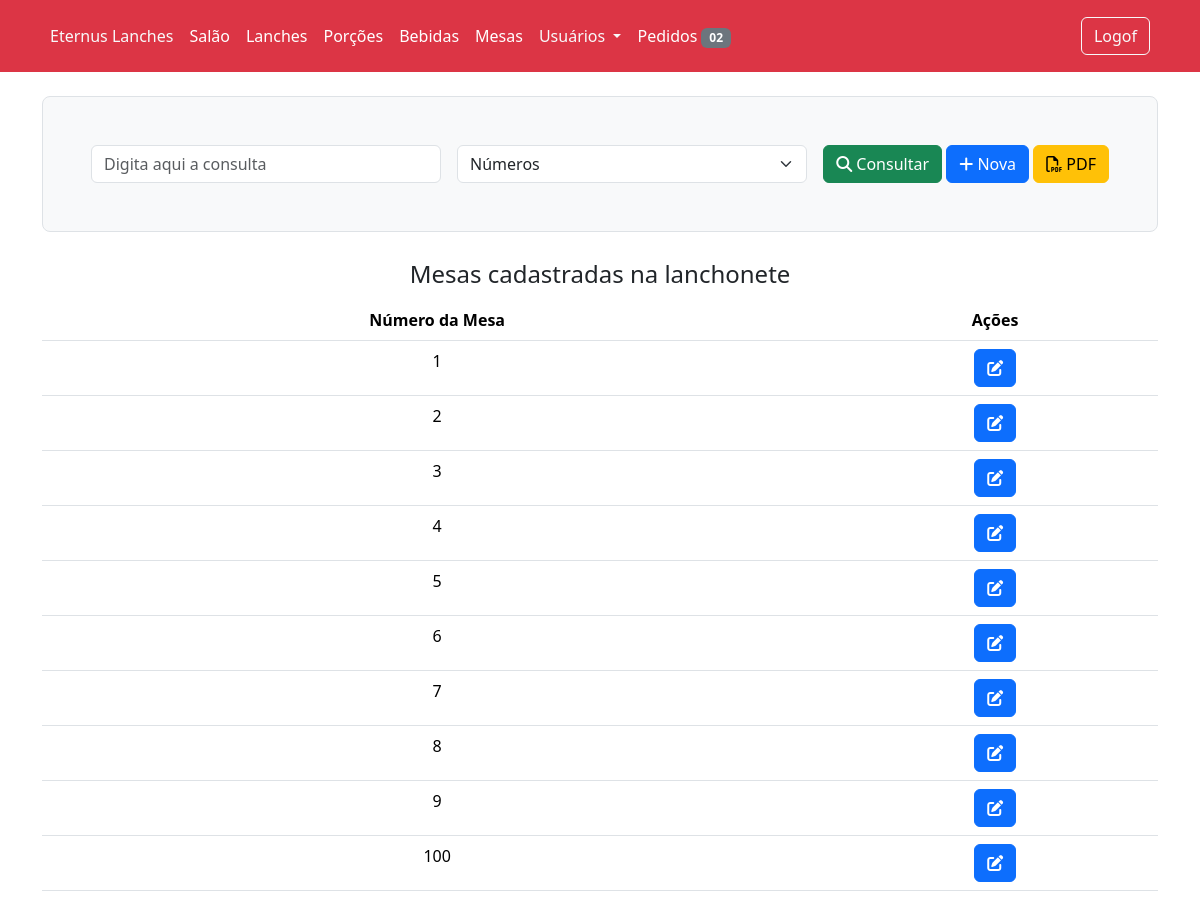
Page /mesas (signed in) on the committed database.
### app/models/bdEternusLanches.py (models this page shows, shortened)
class Mesas(db.Model):
    __tablename__ = 'Mesas'
    id = db.Column(db.Integer, primary_key=True)
    numero = db.Column(db.Integer, unique=True, nullable=False)
    livre = db.Column(db.Boolean, nullable=False, default=True)
    pedidos = db.relationship('Pedidos', backref='mesas', lazy=True)

### app/controllers/lanchonete/routes.py (the view)
@lanchonete.route('/mesas', methods=['GET'])
@login_required
def mesas():
    if current_user.is_authenticated:
        if current_user.acesso[0].tipo == 'Funcionario':
            form = MesasForm()
            mesas = Mesas.query.order_by(asc(Mesas.numero)).all()
            return render_template('lanchonete/mesas/mesas.html', title='Mesas', form=form, mesas=mesas)
        else:
            flash('Não tem permissão para acessar essa página', 'danger')
            return redirect(url_for('home.index'))
    else:
        flash('Faça o login para acessar essa página.', 'danger')
        return redirect(url_for('users.login'))

### app/controllers/lanchonete/lanchoneteForm.py
class MesasForm(FlaskForm):
    consultar = StringField('Consulta', validators=[DataRequired()])
    selection = SelectField(choices=['Números', 'Teste'])

### app/models/bdEternusLanches.py (called while the page is built)
@login_manager.user_loader
def load_user(user_id):
    return Users.query.get(int(user_id))

### app/templates/lanchonete/mesas/mesas.html (shortened to what this page needs)
{% extends 'layout/lanchonete.html' %}
{% block content %}
<div class="container">
    <header class="h-100 p-5 bg-light border rounded-3 mt-4">
        <form action="" method="POST" class="row g-3">
            <div class="col md-3">
                {{form.consultar(class='form-control', placeholder='Digita aqui a consulta')}}
            </div>
            <div class="col md-4">
                {{form.selection(class='form-select col-md-2 ml-3')}}
            </div>
            <div class="col-auto">
                <button type="submit" class="btn btn-success ml-4"><i class="fa-solid fa-magnifying-glass"></i> Consultar</button>
                <a class="btn btn-primary ml-3" href="{{url_for('lanchonete.novaMesa')}}" role="button"><i class="fa-solid fa-plus"></i> Nova</a>
                <a class="btn btn-warning ml-3" href=" " role="button"><i class="fa-regular fa-file-pdf"></i> PDF</a>
            </div>
        </form>
    </header>
    <main>
        <fieldset>
            <legend class="text-center mt-4">Mesas cadastradas na lanchonete</legend>
            <table class="table table-hover text-center">
                <thead>
                    <tr>
                        <th scope="col">Número da Mesa</th>
                        <th scope="col">Ações</th>
                    </tr>
                </thead>
                <tbody>
                    {% for mesa in mesas%}
                    <tr>
                        <td scope="row">{{mesa.numero}}</td>
                        <td scope="row">
                            <button onclick="editarMesa('{{mesa.id}}')" type="button" class="btn btn-primary" data-bs-toggle="modal" data-bs-target="#mesaModal">
                                <i class="fa-solid fa-pen-to-square"></i>
                            </button>
                        </td>
                    </tr>
                    {% endfor %}
                </tbody>
            </table>
        </fieldset>
    </main>
</div>
{% endblock content %}

### rows in the picture
Mesas: numero "1"
Mesas: numero "2"
Mesas: numero "3"
Mesas: numero "4"
Mesas: numero "5"
Mesas: numero "6"
Mesas: numero "7"
Mesas: numero "8"
Mesas: numero "9"
Mesas: numero "100"
